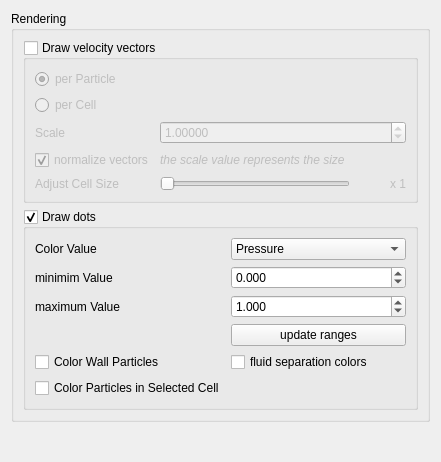
              <widget class="QWidget" name="scrollAreaWidgetContents">
               <property name="geometry">
                <rect>
                 <x>0</x>
                 <y>0</y>
                 <width>441</width>
                 <height>462</height>
                </rect>
               </property>
               <layout class="QGridLayout" name="gridLayout_20">
                <item row="0" column="0">
                 <widget class="QGroupBox" name="groupBoxRendering">
                  <property name="title">
                   <string>Rendering</string>
                  </property>
                  <layout class="QGridLayout" name="gridLayout_3">
                   <item row="1" column="0">
                    <widget class="QGroupBox" name="drawDots">
                     <property name="title">
                      <string>Draw dots</string>
                     </property>
                     <property name="checkable">
                      <bool>true</bool>
                     </property>
                     <layout class="QGridLayout" name="gridLayout_5">
                      <item row="4" column="2">
                       <widget class="QCheckBox" name="fluidSeparationColors">
                        <property name="text">
                         <string>fluid separation colors</string>
                        </property>
                       </widget>
                      </item>
                      <item row="0" column="0">
                       <widget class="QLabel" name="label_8">
                        <property name="text">
                         <string>Color Value</string>
                        </property>
                        <property name="buddy">
                         <cstring>value_comboBox</cstring>
                        </property>
                       </widget>
                      </item>
                      <item row="4" column="0">
                       <widget class="QCheckBox" name="colorWallParticles">
                        <property name="text">
                         <string>Color Wall Particles</string>
                        </property>
                       </widget>
                      </item>
                      <item row="0" column="2">
                       <widget class="QComboBox" name="value_comboBox">
                        <property name="currentIndex">
                         <number>1</number>
                        </property>
                        <item>
                         <property name="text">
                          <string>Density</string>
                         </property>
                        </item>
                        <item>
                         <property name="text">
                          <string>Pressure</string>
                         </property>
                        </item>
                        <item>
                         <property name="text">
                          <string>Velocity</string>
                         </property>
                        </item>
                       </widget>
                      </item>
                      <item row="1" column="2">
                       <widget class="QDoubleSpinBox" name="min_value">
                        <property name="decimals">
                         <number>3</number>
                        </property>
                        <property name="minimum">
                         <double>-1000000000.000000000000000</double>
                        </property>
                        <property name="maximum">
                         <double>1000000000.000000000000000</double>
                        </property>
                        <property name="singleStep">
                         <double>0.100000000000000</double>
                        </property>
                        <property name="value">
                         <double>0.000000000000000</double>
                        </property>
                       </widget>
                      </item>
                      <item row="3" column="2">
                       <widget class="QPushButton" name="rangeButton">
                        <property name="text">
                         <string>update ranges</string>
                        </property>
                       </widget>
                      </item>
                      <item row="2" column="2">
                       <widget class="QDoubleSpinBox" name="max_value">
                        <property name="decimals">
                         <number>3</number>
                        </property>
                        <property name="minimum">
                         <double>-1000000000.000000000000000</double>
                        </property>
                        <property name="maximum">
                         <double>1000000000.000000000000000</double>
                        </property>
                        <property name="singleStep">
                         <double>0.100000000000000</double>
                        </property>
                        <property name="value">
                         <double>1.000000000000000</double>
                        </property>
                       </widget>
                      </item>
                      <item row="2" column="0">
                       <widget class="QLabel" name="label_7">
                        <property name="text">
                         <string>maximum Value</string>
                        </property>
                        <property name="buddy">
                         <cstring>max_value</cstring>
                        </property>
                       </widget>
                      </item>
                      <item row="1" column="0">
                       <widget class="QLabel" name="label">
                        <property name="text">
                         <string>minimim Value</string>
                        </property>
                        <property name="buddy">
                         <cstring>min_value</cstring>
                        </property>
                       </widget>
                      </item>
                      <item row="5" column="0">
                       <widget class="QCheckBox" name="colorSelectedCell">
                        <property name="text">
                         <string>Color Particles in Selected Cell</string>
                        </property>
                       </widget>
                      </item>
                     </layout>
                    </widget>
                   </item>
                   <item row="0" column="0">
                    <widget class="QGroupBox" name="drawVectors">
                     <property name="title">
                      <string>Draw velocity vectors</string>
                     </property>
                     <property name="checkable">
                      <bool>true</bool>
                     </property>
                     <property name="checked">
                      <bool>false</bool>
                     </property>
                     <layout class="QGridLayout" name="gridLayout_7">
                      <item row="2" column="0">
                       <layout class="QGridLayout" name="gridLayout_6">
                        <item row="0" column="0">
                         <widget class="QLabel" name="scale_label">
                          <property name="enabled">
                           <bool>false</bool>
                          </property>
                          <property name="text">
                           <string>Scale</string>
                          </property>
                         </widget>
                        </item>
                        <item row="0" column="1">
                         <widget class="QDoubleSpinBox" name="vector_scale">
                          <property name="enabled">
                           <bool>false</bool>
                          </property>
                          <property name="decimals">
                           <number>5</number>
                          </property>
                          <property name="minimum">
                           <double>0.000000000000000</double>
                          </property>
                          <property name="maximum">
                           <double>99999.899999999994179</double>
                          </property>
                          <property name="singleStep">
                           <double>0.100000000000000</double>
                          </property>
                          <property name="value">
                           <double>1.000000000000000</double>
                          </property>
                         </widget>
                        </item>
                        <item row="1" column="0">
                         <widget class="QCheckBox" name="normalizeVectors">
                          <property name="text">
                           <string>normalize vectors</string>
                          </property>
                          <property name="checked">
                           <bool>true</bool>
                          </property>
                         </widget>
                        </item>
                        <item row="2" column="0">
                         <widget class="QLabel" name="label_9">
                          <property name="enabled">
                           <bool>false</bool>
                          </property>
                          <property name="text">
                           <string>Adjust Cell Size</string>
                          </property>
                         </widget>
                        </item>
                        <item row="2" column="1">
                         <layout class="QHBoxLayout" name="horizontalLayout">
                          <item>
                           <widget class="QSlider" name="velVectorSlider">
                            <property name="enabled">
                             <bool>false</bool>
                            </property>
                            <property name="minimum">
                             <number>1</number>
                            </property>
                            <property name="maximum">
                             <number>16</number>
                            </property>
                            <property name="orientation">
                             <enum>Qt::Horizontal</enum>
                            </property>
                           </widget>
                          </item>
                          <item>
                           <widget class="QLabel" name="velVectorNumberLabel">
                            <property name="enabled">
                             <bool>false</bool>
                            </property>
                            <property name="sizePolicy">
                             <sizepolicy hsizetype="Fixed" vsizetype="Preferred">
                              <horstretch>0</horstretch>
                              <verstretch>0</verstretch>
                             </sizepolicy>
                            </property>
                            <property name="minimumSize">
                             <size>
                              <width>50</width>
                              <height>0</height>
                             </size>
                            </property>
                            <property name="maximumSize">
                             <size>
                              <width>50</width>
                              <height>16777215</height>
                             </size>
                            </property>
                            <property name="text">
                             <string>x 1</string>
                            </property>
                            <property name="alignment">
                             <set>Qt::AlignRight|Qt::AlignTrailing|Qt::AlignVCenter</set>
                            </property>
                           </widget>
                          </item>
                         </layout>
                        </item>
                        <item row="1" column="1">
                         <widget class="QLabel" name="label_10">
                          <property name="font">
                           <font>
                            <italic>true</italic>
                           </font>
                          </property>
                          <property name="text">
                           <string>the scale value represents the size</string>
                          </property>
                         </widget>
                        </item>
                       </layout>
                      </item>
                      <item row="1" column="0">
                       <widget class="QRadioButton" name="perCell">
                        <property name="text">
                         <string>per Cell</string>
                        </property>
                       </widget>
                      </item>
                      <item row="0" column="0">
                       <widget class="QRadioButton" name="perParticle">
                        <property name="text">
                         <string>per Particle</string>
                        </property>
                        <property name="checked">
                         <bool>true</bool>
                        </property>
                       </widget>
                      </item>
                     </layout>
                    </widget>
                   </item>
                  </layout>
                 </widget>
                </item>
                <item row="1" column="0">
                 <spacer name="verticalSpacer">
                  <property name="orientation">
                   <enum>Qt::Vertical</enum>
                  </property>
                  <property name="sizeHint" stdset="0">
                   <size>
                    <width>20</width>
                    <height>40</height>
                   </size>
                  </property>
                 </spacer>
                </item>
               </layout>
              </widget>
